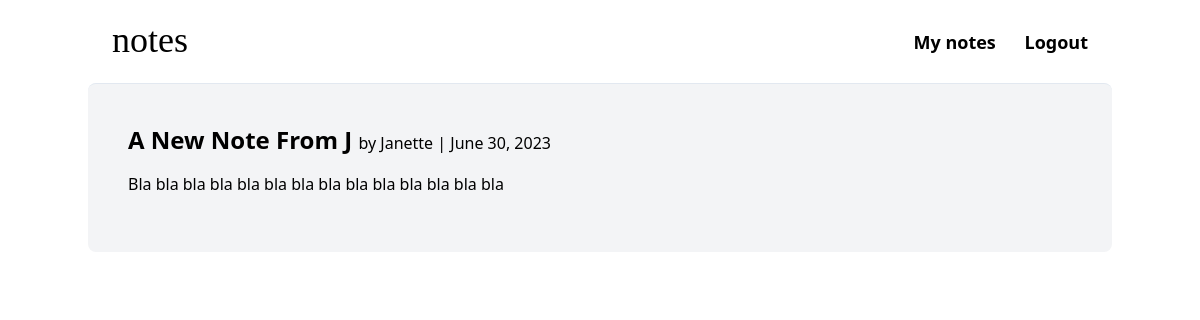
/note-detail/21 (signed in), run on the app's committed database.
### main/models.py (models this page shows, shortened)
class Note(models.Model):
    user = models.ForeignKey(User, on_delete=models.CASCADE, null=True, blank=True, related_name="notes")
    title = models.CharField(max_length=150, blank=True)
    note = RichTextField(blank=True, null=True)
    created_time = models.DateTimeField(auto_now_add=True)
    published = models.BooleanField(default=False)
    class Meta:
        ordering = ['-created_time'] # '-' prefix for a descending order

### main/views.py (the view)
# urls.py: path('note-detail/<int:pk>', NoteListDetail.as_view(), name='note-detail'),
class NoteListDetail(LoginRequiredMixin, TemplateView):
    template_name = "main/note_detail.html"
    def get_context_data(self, **kwargs):
        context = super().get_context_data(**kwargs)
        note_id = self.kwargs['pk']
        context['note'] = Note.objects.get(id=note_id)
        return context

### main/templates/main/note_detail.html (shortened to what this page needs)
{% extends 'main/base.html' %}
{% block body %}
<div class="p-4 space-y-4">
  <h1 class="text-2xl font-semibold">{{ note.title|title }} <span class="text-base font-thin"> by {{ note.user|title }} | {{ note.created_time|date:'N j, Y' }}</span></h1>
  <p>{{ note.note|safe }}</p>
</div>
{% endblock body %}

### data on the page
Note: title "A New Note From J", user "Janette", created_time "June 30, 2023", note "Bla bla bla bla bla bla bla bla bla bla bla bla bla bla"
